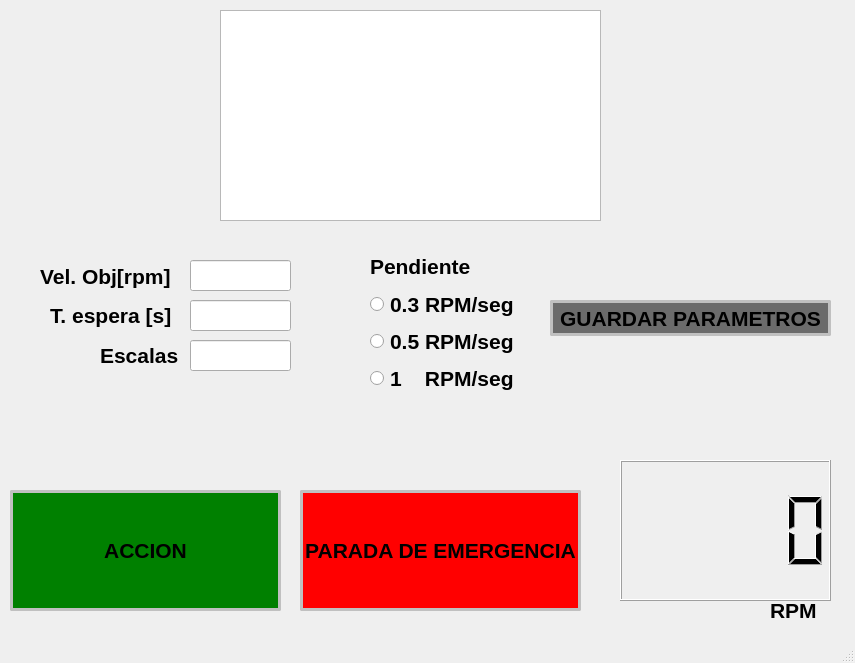
<?xml version="1.0" encoding="UTF-8"?>
<ui version="4.0">
 <class>SYS</class>
 <widget class="QMainWindow" name="SYS">
  <property name="geometry">
   <rect>
    <x>0</x>
    <y>0</y>
    <width>855</width>
    <height>663</height>
   </rect>
  </property>
  <property name="windowTitle">
   <string>Aplicacion</string>
  </property>
  <property name="styleSheet">
   <string notr="true">#ONBOT{
		background: green;
		border: 3px solid silver;
		border-radius: 2px
}
#OFFBOT{
		background: red;
		border: 3px solid silver;
		border-radius: 2px
}
#ACTBOT{
		background: rgb(107, 107, 107);
		border: 3px solid silver;
		border-radius: 2px
}
</string>
  </property>
  <widget class="QWidget" name="centralwidget">
   <widget class="QTextEdit" name="textEdit">
    <property name="geometry">
     <rect>
      <x>220</x>
      <y>10</y>
      <width>381</width>
      <height>211</height>
     </rect>
    </property>
    <property name="font">
     <font>
      <pointsize>16</pointsize>
      <weight>75</weight>
      <bold>true</bold>
     </font>
    </property>
   </widget>
   <widget class="QLCDNumber" name="lcdNumber">
    <property name="geometry">
     <rect>
      <x>620</x>
      <y>460</y>
      <width>211</width>
      <height>141</height>
     </rect>
    </property>
    <property name="font">
     <font>
      <pointsize>24</pointsize>
      <weight>75</weight>
      <bold>true</bold>
     </font>
    </property>
   </widget>
   <widget class="QPushButton" name="ACTBOT">
    <property name="geometry">
     <rect>
      <x>550</x>
      <y>300</y>
      <width>281</width>
      <height>36</height>
     </rect>
    </property>
    <property name="font">
     <font>
      <pointsize>16</pointsize>
      <weight>75</weight>
      <bold>true</bold>
     </font>
    </property>
    <property name="text">
     <string>GUARDAR PARAMETROS</string>
    </property>
   </widget>
   <widget class="QWidget" name="layoutWidget">
    <property name="geometry">
     <rect>
      <x>370</x>
      <y>250</y>
      <width>160</width>
      <height>144</height>
     </rect>
    </property>
    <layout class="QVBoxLayout" name="verticalLayout_7">
     <item>
      <widget class="QLabel" name="label_2">
       <property name="font">
        <font>
         <pointsize>16</pointsize>
         <weight>75</weight>
         <bold>true</bold>
        </font>
       </property>
       <property name="text">
        <string>Pendiente</string>
       </property>
      </widget>
     </item>
     <item>
      <widget class="QRadioButton" name="radioButton">
       <property name="font">
        <font>
         <pointsize>16</pointsize>
         <weight>75</weight>
         <bold>true</bold>
        </font>
       </property>
       <property name="text">
        <string>0.3 RPM/seg</string>
       </property>
      </widget>
     </item>
     <item>
      <widget class="QRadioButton" name="radioButton_2">
       <property name="font">
        <font>
         <pointsize>16</pointsize>
         <weight>75</weight>
         <bold>true</bold>
        </font>
       </property>
       <property name="text">
        <string>0.5 RPM/seg</string>
       </property>
      </widget>
     </item>
     <item>
      <widget class="QRadioButton" name="radioButton_3">
       <property name="font">
        <font>
         <pointsize>16</pointsize>
         <weight>75</weight>
         <bold>true</bold>
        </font>
       </property>
       <property name="text">
        <string>1    RPM/seg</string>
       </property>
      </widget>
     </item>
    </layout>
   </widget>
   <widget class="QLabel" name="label">
    <property name="geometry">
     <rect>
      <x>770</x>
      <y>600</y>
      <width>161</width>
      <height>21</height>
     </rect>
    </property>
    <property name="font">
     <font>
      <pointsize>16</pointsize>
      <weight>75</weight>
      <bold>true</bold>
     </font>
    </property>
    <property name="text">
     <string>RPM</string>
    </property>
   </widget>
   <widget class="QPushButton" name="OFFBOT">
    <property name="geometry">
     <rect>
      <x>300</x>
      <y>490</y>
      <width>281</width>
      <height>121</height>
     </rect>
    </property>
    <property name="font">
     <font>
      <pointsize>16</pointsize>
      <weight>75</weight>
      <bold>true</bold>
     </font>
    </property>
    <property name="text">
     <string>PARADA DE EMERGENCIA</string>
    </property>
   </widget>
   <widget class="QPushButton" name="ONBOT">
    <property name="geometry">
     <rect>
      <x>10</x>
      <y>490</y>
      <width>271</width>
      <height>121</height>
     </rect>
    </property>
    <property name="font">
     <font>
      <pointsize>16</pointsize>
      <weight>75</weight>
      <bold>true</bold>
     </font>
    </property>
    <property name="text">
     <string>ACCION</string>
    </property>
   </widget>
   <widget class="QLabel" name="label_4">
    <property name="geometry">
     <rect>
      <x>40</x>
      <y>250</y>
      <width>144</width>
      <height>52</height>
     </rect>
    </property>
    <property name="font">
     <font>
      <pointsize>16</pointsize>
      <weight>75</weight>
      <bold>true</bold>
     </font>
    </property>
    <property name="text">
     <string>Vel. Obj[rpm]</string>
    </property>
   </widget>
   <widget class="QLineEdit" name="lineEdit">
    <property name="geometry">
     <rect>
      <x>190</x>
      <y>260</y>
      <width>101</width>
      <height>31</height>
     </rect>
    </property>
    <property name="font">
     <font>
      <pointsize>16</pointsize>
      <weight>75</weight>
      <bold>true</bold>
     </font>
    </property>
    <property name="text">
     <string/>
    </property>
   </widget>
   <widget class="QLineEdit" name="lineEdit_2">
    <property name="geometry">
     <rect>
      <x>190</x>
      <y>300</y>
      <width>101</width>
      <height>31</height>
     </rect>
    </property>
    <property name="font">
     <font>
      <pointsize>16</pointsize>
      <weight>75</weight>
      <bold>true</bold>
     </font>
    </property>
   </widget>
   <widget class="QLabel" name="label_6">
    <property name="geometry">
     <rect>
      <x>50</x>
      <y>300</y>
      <width>133</width>
      <height>31</height>
     </rect>
    </property>
    <property name="font">
     <font>
      <pointsize>16</pointsize>
      <weight>75</weight>
      <bold>true</bold>
     </font>
    </property>
    <property name="text">
     <string>T. espera [s]</string>
    </property>
   </widget>
   <widget class="QLineEdit" name="lineEdit_3">
    <property name="geometry">
     <rect>
      <x>190</x>
      <y>340</y>
      <width>101</width>
      <height>31</height>
     </rect>
    </property>
    <property name="font">
     <font>
      <pointsize>16</pointsize>
      <weight>75</weight>
      <bold>true</bold>
     </font>
    </property>
   </widget>
   <widget class="QLabel" name="label_8">
    <property name="geometry">
     <rect>
      <x>100</x>
      <y>340</y>
      <width>84</width>
      <height>31</height>
     </rect>
    </property>
    <property name="font">
     <font>
      <pointsize>16</pointsize>
      <weight>75</weight>
      <bold>true</bold>
     </font>
    </property>
    <property name="text">
     <string>Escalas </string>
    </property>
   </widget>
  </widget>
  <widget class="QMenuBar" name="menubar">
   <property name="geometry">
    <rect>
     <x>0</x>
     <y>0</y>
     <width>855</width>
     <height>21</height>
    </rect>
   </property>
  </widget>
  <widget class="QStatusBar" name="statusbar"/>
 </widget>
 <resources/>
 <connections/>
</ui>
